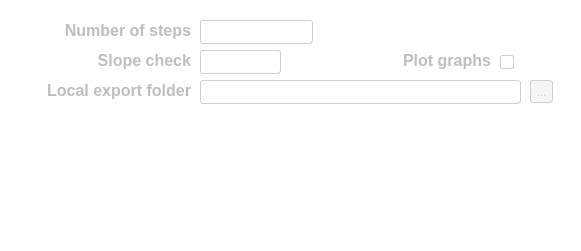
       <widget class="QWidget" name="widget_calib" native="true">
        <property name="enabled">
         <bool>false</bool>
        </property>
        <property name="geometry">
         <rect>
          <x>-10</x>
          <y>170</y>
          <width>581</width>
          <height>251</height>
         </rect>
        </property>
        <property name="styleSheet">
         <string notr="true">background-color: rgba(255, 255, 255,0);</string>
        </property>
        <widget class="QLabel" name="settings_plot_graph_lable">
         <property name="geometry">
          <rect>
           <x>340</x>
           <y>40</y>
           <width>151</width>
           <height>41</height>
          </rect>
         </property>
         <property name="font">
          <font>
           <pointsize>12</pointsize>
           <bold>true</bold>
          </font>
         </property>
         <property name="layoutDirection">
          <enum>Qt::LeftToRight</enum>
         </property>
         <property name="styleSheet">
          <string notr="true"/>
         </property>
         <property name="text">
          <string>Plot graphs</string>
         </property>
         <property name="alignment">
          <set>Qt::AlignRight|Qt::AlignTrailing|Qt::AlignVCenter</set>
         </property>
        </widget>
        <widget class="QCheckBox" name="calib_plot_graphs_check">
         <property name="enabled">
          <bool>false</bool>
         </property>
         <property name="geometry">
          <rect>
           <x>500</x>
           <y>50</y>
           <width>41</width>
           <height>25</height>
          </rect>
         </property>
         <property name="styleSheet">
          <string notr="true">QCheckBox{background-color: rgba(255, 255, 255, 0);}

QCheckBox::indicator {
        border: 1px solid rgb(208,208,208);
        border-radius: 2px; 
    }
    QCheckBox::indicator:checked {
		
	background-color: rgb(0,0,0);
        border: 3px solid rgb(208,208,208);
    }
    QCheckBox::indicator:unchecked {
        background-color: rgba(255, 255, 255, 0);
        border: 1px solid rgb(208,208,208);
    }
</string>
         </property>
         <property name="text">
          <string/>
         </property>
        </widget>
        <widget class="QLineEdit" name="calib_export_folder_line">
         <property name="enabled">
          <bool>false</bool>
         </property>
         <property name="geometry">
          <rect>
           <x>200</x>
           <y>80</y>
           <width>321</width>
           <height>24</height>
          </rect>
         </property>
         <property name="styleSheet">
          <string notr="true">QLineEdit{
border: 1px solid gray;
border-color:rgb(208,208,208);
border-radius: 3px;
background-color: rgb(255, 255, 255);
color: rgb(0, 0, 0);
}
QLineEdit::Disabled{
color: rgb(208,208,208);
}

</string>
         </property>
         <property name="alignment">
          <set>Qt::AlignRight|Qt::AlignTrailing|Qt::AlignVCenter</set>
         </property>
        </widget>
        <widget class="QToolButton" name="calib_export_btn">
         <property name="enabled">
          <bool>false</bool>
         </property>
         <property name="geometry">
          <rect>
           <x>530</x>
           <y>80</y>
           <width>23</width>
           <height>23</height>
          </rect>
         </property>
         <property name="styleSheet">
          <string notr="true">QToolButton {border: 1px solid gray;
border-color:rgb(208,208,208);
border-radius: 3px;
background-color: rgb(245, 245, 245);
color: rgb(0, 0, 0);}
QToolButton:hover {
	background-color: rgba(150, 190, 13, 100);
}
QToolButton:disabled {
	color: rgb(208,208,208);
}</string>
         </property>
         <property name="text">
          <string>...</string>
         </property>
        </widget>
        <widget class="QLabel" name="settings_calib_export_label">
         <property name="geometry">
          <rect>
           <x>20</x>
           <y>70</y>
           <width>171</width>
           <height>41</height>
          </rect>
         </property>
         <property name="font">
          <font>
           <pointsize>12</pointsize>
           <bold>true</bold>
          </font>
         </property>
         <property name="layoutDirection">
          <enum>Qt::LeftToRight</enum>
         </property>
         <property name="styleSheet">
          <string notr="true"/>
         </property>
         <property name="text">
          <string>Local export folder</string>
         </property>
         <property name="alignment">
          <set>Qt::AlignRight|Qt::AlignTrailing|Qt::AlignVCenter</set>
         </property>
        </widget>
        <widget class="QLabel" name="settings_opt_slope_label">
         <property name="geometry">
          <rect>
           <x>50</x>
           <y>50</y>
           <width>141</width>
           <height>21</height>
          </rect>
         </property>
         <property name="font">
          <font>
           <pointsize>12</pointsize>
           <bold>true</bold>
          </font>
         </property>
         <property name="layoutDirection">
          <enum>Qt::LeftToRight</enum>
         </property>
         <property name="styleSheet">
          <string notr="true"/>
         </property>
         <property name="text">
          <string>Slope check</string>
         </property>
         <property name="alignment">
          <set>Qt::AlignRight|Qt::AlignTrailing|Qt::AlignVCenter</set>
         </property>
        </widget>
        <widget class="QLineEdit" name="calib_opt_slope_line">
         <property name="enabled">
          <bool>false</bool>
         </property>
         <property name="geometry">
          <rect>
           <x>200</x>
           <y>50</y>
           <width>81</width>
           <height>24</height>
          </rect>
         </property>
         <property name="styleSheet">
          <string notr="true">QLineEdit{
border: 1px solid gray;
border-color:rgb(208,208,208);
border-radius: 3px;
background-color: rgb(255, 255, 255);
color: rgb(0, 0, 0);
}
QLineEdit::Disabled{
color: rgb(208,208,208);
}

</string>
         </property>
         <property name="text">
          <string/>
         </property>
         <property name="alignment">
          <set>Qt::AlignRight|Qt::AlignTrailing|Qt::AlignVCenter</set>
         </property>
        </widget>
        <widget class="QLineEdit" name="calib_number_of_steps_line">
         <property name="enabled">
          <bool>false</bool>
         </property>
         <property name="geometry">
          <rect>
           <x>200</x>
           <y>20</y>
           <width>113</width>
           <height>24</height>
          </rect>
         </property>
         <property name="styleSheet">
          <string notr="true">QLineEdit{
border: 1px solid gray;
border-color:rgb(208,208,208);
border-radius: 3px;
background-color: rgb(255, 255, 255);
color: rgb(0, 0, 0);
}
QLineEdit::Disabled{
color: rgb(208,208,208);
}

</string>
         </property>
         <property name="alignment">
          <set>Qt::AlignRight|Qt::AlignTrailing|Qt::AlignVCenter</set>
         </property>
        </widget>
        <widget class="QLabel" name="settings_opt_slope_label_2">
         <property name="geometry">
          <rect>
           <x>50</x>
           <y>20</y>
           <width>141</width>
           <height>21</height>
          </rect>
         </property>
         <property name="font">
          <font>
           <pointsize>12</pointsize>
           <bold>true</bold>
          </font>
         </property>
         <property name="layoutDirection">
          <enum>Qt::LeftToRight</enum>
         </property>
         <property name="styleSheet">
          <string notr="true"/>
         </property>
         <property name="text">
          <string>Number of steps</string>
         </property>
         <property name="alignment">
          <set>Qt::AlignRight|Qt::AlignTrailing|Qt::AlignVCenter</set>
         </property>
        </widget>
       </widget>
